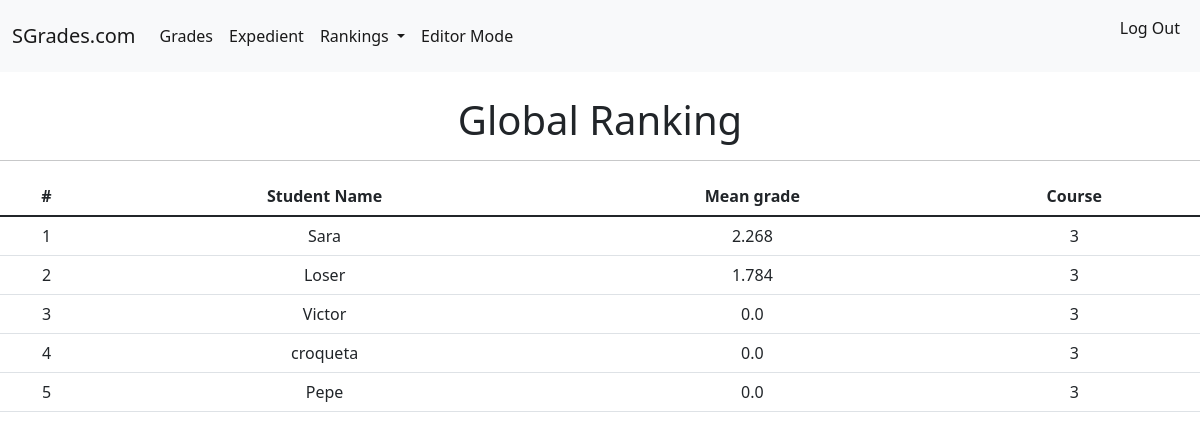
/globalranking/ (signed in), run on an earlier commit of the app's database.
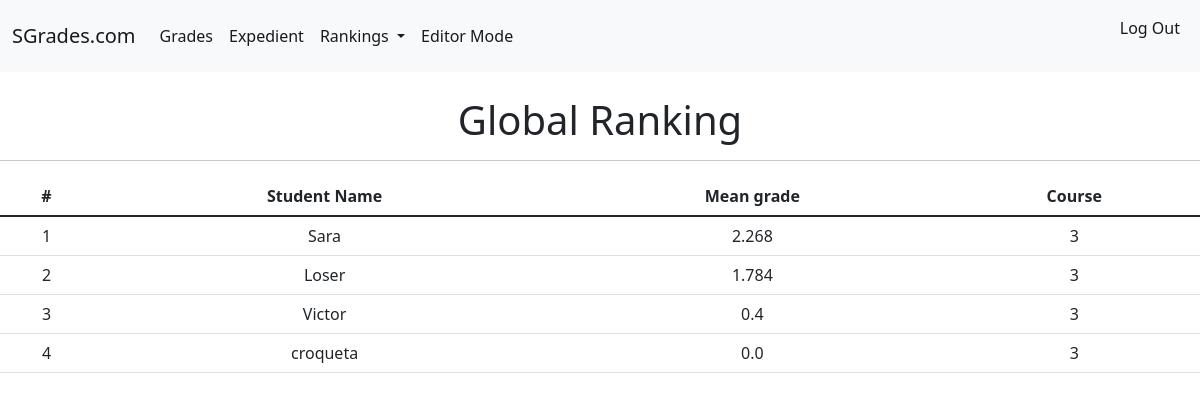
And on a later commit of the database.
### SGrades/models.py (models this page shows, shortened)
class Student(models.Model):
    COURSES = (
        ('3', 'Tercer curso'),
    )
    Student_Nif = models.CharField(primary_key=True, max_length=10)
    Name = models.CharField(max_length=20)
    Surname = models.CharField(max_length=50)
    Expedient = models.FloatField(blank=True, default=0, editable=False)
    Ranking = models.IntegerField(editable=False, default=0)
    Course = models.CharField(choices=COURSES, max_length=1)
    @property
    def expedient_mean(self):
        Grades_list = Grade.objects.all()
        Subject_number = Subject.objects.count()
        means = []
        for grade in Grades_list:
            grade.Mean = grade.mean
            if grade.Student.Name == self.Name:
                means.append(grade.Mean)
        expedient_mean = sum(means)/Subject_number
        return expedient_mean

### SGrades/views.py (the view)
# urls.py: path('globalranking/', GlobalRankingView, name='Global Ranking'),
def GlobalRankingView(request):
    Student_list = Student.objects.all()
    best_students = []
    for student in Student_list:
        student.Expedient = student.expedient_mean
        if best_students == []:
            best_students.append(student)
        else:
            for best in best_students:
                index = best_students.index(best)
                if student.Expedient > best.Expedient:
                    best_students.insert(index, student)
                    break
            best_students.insert(len(best_students), student)
    for student in best_students:
        student.Ranking = best_students.index(student) + 1
    context = {
        'best_students' : best_students,
    }
    return render(request, 'globalranking.html', context)

### SGrades/models.py (called while the page is built)
    @property
    def mean(self):
        Item_list = Item.objects.all()
        Submit_list = Submit.objects.all()
        grades = []
        means = []
        for item in Item_list:
            if self.Subject_Grades.Subject_Name == item.Item_From_Subject.Subject_Name:
                for submit in Submit_list:
                    if submit.Item_Submitted.Item_Name == item.Item_Name \
                        and submit.Student.Name == self.Student.Name:
                        value = item.Ponderation * (submit.Punctuation / 100)
                        grades.append(round(value, 2))
                        means.append(round(value, 2))
        return(round(sum(means), 2))

### templates/globalranking.html (shortened to what this page needs)
{% extends 'base.html' %}
 {% block content %}
    {% if user.is_authenticated %}
        <h1 style="text-align:center">
            Global Ranking
        </h1>
        <hr>
          <table class="table">
              <thead>
                  <tr style="text-align:center">
                      <th scope="col">#</th>
                      <th scope="col">Student Name</th>
                      <th scope="col">Mean grade</th>
                      <th scope="col">Course</th>
                  </tr>
              </thead>
            <tbody>
                {% for best in best_students %}
                        <tr style="text-align:center">
                            <td>
                            {{ best.Ranking }}
                           </td>
                            <td>
                                {{best.Name}}
                            </td>
                            <td>
                                {{best.Expedient}}
                            </td>
                            <td>
                                {{best.Course}}
                            </td>
                        </tr>
                {% endfor %}
            </tbody>
          </table>
    {% endif %}
 {% endblock content %}

What changed in the data, as far as the page shows it:
removed Student: Ranking "5", Name "Pepe", Expedient "0.0", Course "3"
computed for Student "Victor": Expedient "0.0" → "0.4"
